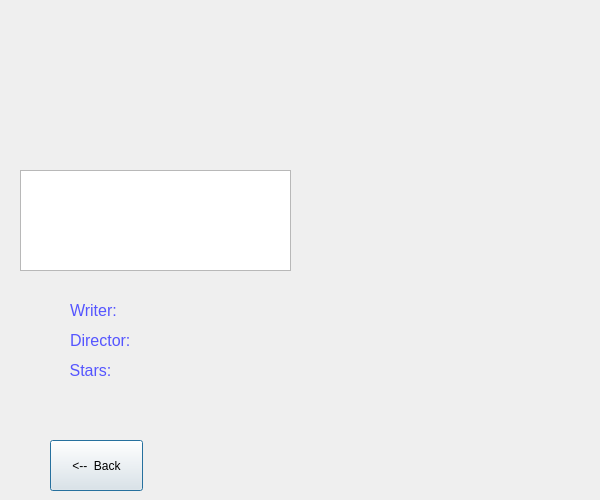
<?xml version="1.0" encoding="UTF-8"?>
<ui version="4.0">
 <class>movie19</class>
 <widget class="QDialog" name="movie19">
  <property name="geometry">
   <rect>
    <x>0</x>
    <y>0</y>
    <width>600</width>
    <height>500</height>
   </rect>
  </property>
  <property name="windowTitle">
   <string>Dialog</string>
  </property>
  <widget class="QLabel" name="Writer">
   <property name="geometry">
    <rect>
     <x>140</x>
     <y>300</y>
     <width>171</width>
     <height>20</height>
    </rect>
   </property>
   <property name="text">
    <string/>
   </property>
  </widget>
  <widget class="QLabel" name="MovieName">
   <property name="geometry">
    <rect>
     <x>40</x>
     <y>30</y>
     <width>531</width>
     <height>51</height>
    </rect>
   </property>
   <property name="font">
    <font>
     <pointsize>18</pointsize>
    </font>
   </property>
   <property name="text">
    <string>&lt;html&gt;&lt;head/&gt;&lt;body&gt;&lt;p&gt;&lt;br/&gt;&lt;/p&gt;&lt;/body&gt;&lt;/html&gt;</string>
   </property>
   <property name="alignment">
    <set>Qt::AlignCenter</set>
   </property>
  </widget>
  <widget class="QLabel" name="label_4">
   <property name="geometry">
    <rect>
     <x>40</x>
     <y>350</y>
     <width>101</width>
     <height>41</height>
    </rect>
   </property>
   <property name="text">
    <string>&lt;html&gt;&lt;head/&gt;&lt;body&gt;&lt;p&gt;&lt;span style=&quot; font-size:12pt; color:#5555ff;&quot;&gt;Stars:&lt;/span&gt;&lt;/p&gt;&lt;/body&gt;&lt;/html&gt;</string>
   </property>
   <property name="alignment">
    <set>Qt::AlignCenter</set>
   </property>
  </widget>
  <widget class="QTextEdit" name="textEdit">
   <property name="geometry">
    <rect>
     <x>20</x>
     <y>170</y>
     <width>271</width>
     <height>101</height>
    </rect>
   </property>
   <property name="readOnly">
    <bool>true</bool>
   </property>
   <property name="html">
    <string>&lt;!DOCTYPE HTML PUBLIC &quot;-//W3C//DTD HTML 4.0//EN&quot; &quot;http://www.w3.org/TR/REC-html40/strict.dtd&quot;&gt;
&lt;html&gt;&lt;head&gt;&lt;meta name=&quot;qrichtext&quot; content=&quot;1&quot; /&gt;&lt;style type=&quot;text/css&quot;&gt;
p, li { white-space: pre-wrap; }
&lt;/style&gt;&lt;/head&gt;&lt;body style=&quot; font-family:'Ubuntu'; font-size:11pt; font-weight:400; font-style:normal;&quot;&gt;
&lt;p style=&quot;-qt-paragraph-type:empty; margin-top:0px; margin-bottom:0px; margin-left:0px; margin-right:0px; -qt-block-indent:0; text-indent:0px;&quot;&gt;&lt;br /&gt;&lt;/p&gt;&lt;/body&gt;&lt;/html&gt;</string>
   </property>
  </widget>
  <widget class="QLabel" name="Director">
   <property name="geometry">
    <rect>
     <x>140</x>
     <y>330</y>
     <width>151</width>
     <height>16</height>
    </rect>
   </property>
   <property name="text">
    <string/>
   </property>
  </widget>
  <widget class="QPushButton" name="pushButton_2">
   <property name="geometry">
    <rect>
     <x>50</x>
     <y>440</y>
     <width>93</width>
     <height>51</height>
    </rect>
   </property>
   <property name="text">
    <string>&lt;--  Back</string>
   </property>
  </widget>
  <widget class="QLabel" name="label_2">
   <property name="geometry">
    <rect>
     <x>70</x>
     <y>290</y>
     <width>101</width>
     <height>41</height>
    </rect>
   </property>
   <property name="text">
    <string>&lt;html&gt;&lt;head/&gt;&lt;body&gt;&lt;p&gt;&lt;span style=&quot; font-size:12pt; color:#5555ff;&quot;&gt;Writer:&lt;/span&gt;&lt;/p&gt;&lt;/body&gt;&lt;/html&gt;</string>
   </property>
  </widget>
  <widget class="QLabel" name="label_3">
   <property name="geometry">
    <rect>
     <x>70</x>
     <y>320</y>
     <width>101</width>
     <height>41</height>
    </rect>
   </property>
   <property name="text">
    <string>&lt;html&gt;&lt;head/&gt;&lt;body&gt;&lt;p&gt;&lt;span style=&quot; font-size:12pt; color:#5555ff;&quot;&gt;Director:&lt;/span&gt;&lt;/p&gt;&lt;/body&gt;&lt;/html&gt;</string>
   </property>
  </widget>
  <widget class="QLabel" name="stars">
   <property name="geometry">
    <rect>
     <x>140</x>
     <y>360</y>
     <width>161</width>
     <height>16</height>
    </rect>
   </property>
   <property name="text">
    <string/>
   </property>
  </widget>
  <widget class="QLabel" name="Category">
   <property name="geometry">
    <rect>
     <x>60</x>
     <y>130</y>
     <width>181</width>
     <height>31</height>
    </rect>
   </property>
   <property name="text">
    <string/>
   </property>
  </widget>
  <widget class="QLabel" name="pictureLabel">
   <property name="geometry">
    <rect>
     <x>320</x>
     <y>100</y>
     <width>261</width>
     <height>401</height>
    </rect>
   </property>
   <property name="text">
    <string/>
   </property>
  </widget>
 </widget>
 <resources/>
 <connections/>
</ui>
